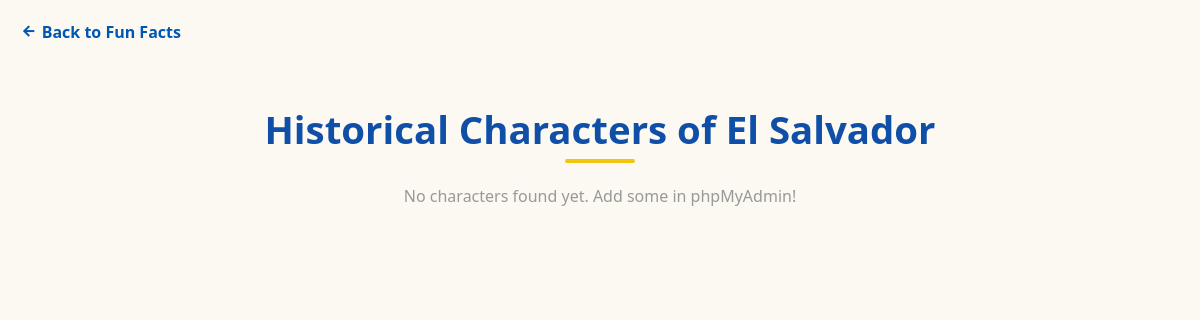
The page /characters.php on the database as committed earlier.
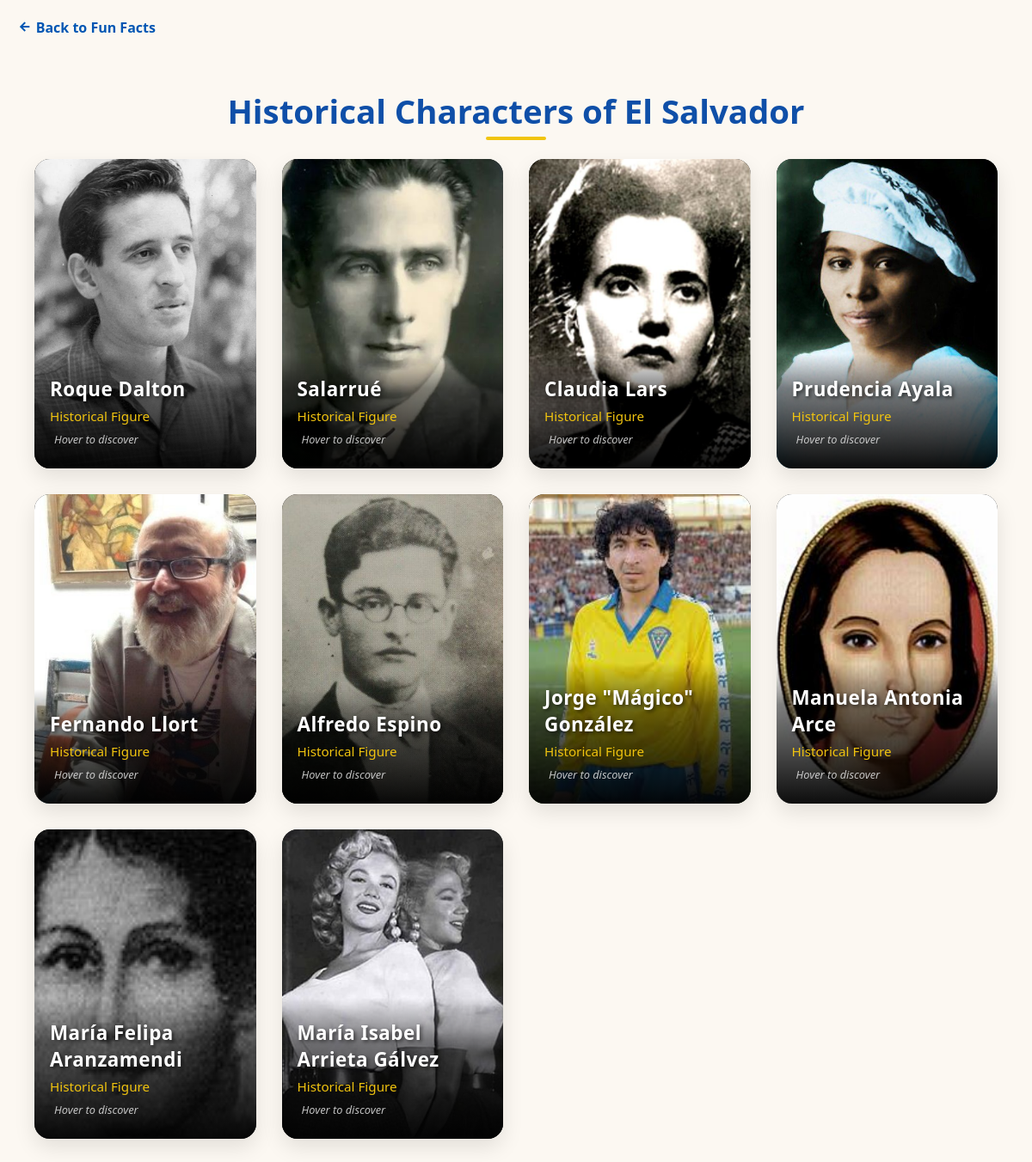
The same page on the database as committed later.
### tables this page shows
CREATE TABLE `historical_characters` (
  `id_character` int(11) NOT NULL,
  `nombre` varchar(150) NOT NULL,
  `descripcion` text NOT NULL,
  `imagen` varchar(255) NOT NULL
);

### characters.php (the view, shortened to what this page needs)
<?php
$servidor   = "localhost";
$usuario    = "root";
$password   = "";
$base_datos = "guanatalk_db";
$conexion = new mysqli($servidor, $usuario, $password, $base_datos);
$sql = "SELECT id_character, nombre, descripcion, imagen FROM historical_characters";
$resultado = $conexion->query($sql);
?>
<!DOCTYPE html>
<html lang="en">
<head>
    <link rel="stylesheet" href="styles/characters-style.css?v=abc">
    <link href="https://cdn.jsdelivr.net/npm/remixicon/fonts/remixicon.css" rel="stylesheet">
</head>
<body>
    <div class="back-navigation" style="margin: 20px auto; max-width: 1200px; padding: 0 20px;">
        <a href="funfacts.php" class="btn-back" style="text-decoration: none; color: #0056b3; font-weight: bold; display: inline-flex; align-items: center; gap: 5px;">
            <i class="ri-arrow-left-line"></i> Back to Fun Facts
        </a>
    </div>
    <main class="content-container">
        <section class="historical-section">
            <div class="section-title-badge">
                <h2>Historical Characters of El Salvador</h2>
            </div>
            <div class="characters-container">
                <?php
                if ($resultado && $resultado->num_rows > 0) {
                    while ($personaje = $resultado->fetch_assoc()) {
                ?>
                        <div class="character-flip-card" data-id="<?php echo $personaje['id_character']; ?>">
                            <div class="character-card-inner">
                                <div class="character-card-front">
                                    <img src="<?php echo $personaje['imagen']; ?>" class="flip-card-img" alt="<?php echo htmlspecialchars($personaje['nombre']); ?>">
                                    <div class="front-info-overlay">
                                        <h3><?php echo htmlspecialchars($personaje['nombre']); ?></h3>
                                        <p class="character-role">Historical Figure</p>
                                        <span class="hover-hint"><i class="ri-hand-pointer-line"></i> Hover to discover</span>
                                    </div>
                                </div>
                                <div class="character-card-back">
                                    <div class="character-bio-content">
                                        <h3>Did you know?</h3>
                                        <p class="character-bio">
                                        </p>
                                    </div>
                                    <div class="character-fav-star-container">
                                    </div>
                                </div>
                            </div>
                        </div>
                <?php
                    }
                } else {
                    echo "<p style='text-align: center; color: #999; grid-column: 1/-1;'>No characters found yet. Add some in phpMyAdmin!</p>";
                }
                ?>
            </div> </section>
    </main>
</body>
</html>

### styles/characters-style.css (style rules this page uses)
* { margin: 0; padding: 0; box-sizing: border-box; font-family: 'Segoe UI', Tahoma, Geneva, Verdana, sans-serif; }
body { background-color: #fcf8f2; color: #333; }
html { scroll-behavior: smooth; }
.historical-section { padding: 40px 20px; text-align: center; }
.section-title-badge h2 { font-size: 2.4rem; color: #0f4fa8; margin-bottom: 10px; font-weight: 700; position: relative; display: inline-block; }
.section-title-badge h2::after { content: ''; position: absolute; bottom: -8px; left: 50%; transform: translateX(-50%); width: 70px; height: 4px; background-color: #f1c40f; border-radius: 2px; }
.characters-container { display: grid; grid-template-columns: repeat(auto-fit, minmax(250px, 1fr)); gap: 35px; padding: 40px 20px; max-width: 1200px; margin: 0 auto; width: 100%; box-sizing: border-box; }
.character-flip-card { position: relative; width: 100%; height: 360px; perspective: 1200px; }
.character-card-inner { position: relative; width: 100%; height: 100%; transition: transform 0.7s cubic-bezier(0.4, 0, 0.2, 1); transform-style: preserve-3d; }
.character-card-front, .character-card-back { position: absolute; top: 0; left: 0; width: 100%; height: 100%; -webkit-backface-visibility: hidden; backface-visibility: hidden; border-radius: 18px; box-shadow: 0 10px 25px rgba(0, 0, 0, 0.1); overflow: hidden; box-sizing: border-box; }
.character-card-front { background-color: #1a1a1a; }
.flip-card-img { width: 100%; height: 100%; object-fit: cover; display: block; transition: transform 0.5s ease; }
.front-info-overlay { position: absolute; bottom: 0; left: 0; width: 100%; background: linear-gradient(to top, rgba(0, 0, 0, 0.95) 0%, rgba(0, 0, 0, 0.5) 70%, transparent 100%); color: white; padding: 25px 18px; box-sizing: border-box; text-align: left; }
.front-info-overlay h3 { margin: 0 0 6px 0; font-size: 1.4rem; font-weight: 600; letter-spacing: 0.5px; text-shadow: 2px 2px 4px rgba(0,0,0,0.6); }
.character-role { margin: 0 0 8px 0; font-size: 0.95rem; color: #f1c40f; font-weight: 500; }
.hover-hint { font-size: 0.8rem; color: #e0e0e0; display: flex; align-items: center; gap: 5px; font-style: italic; opacity: 0.85; }
.character-card-back { background: linear-gradient(135deg, #0f4fa8 0%, #0a3571 100%); color: #ffffff; transform: rotateY(180deg); padding: 25px 20px; display: flex; flex-direction: column; justify-content: space-between; align-items: center; border: none; position: relative; box-shadow: 0 10px 30px rgba(15, 79, 168, 0.25); }
.character-bio-content { width: 100%; text-align: center; }
.character-card-back h3 { margin: 0 0 12px 0; color: #ffd700; font-size: 1.4rem; font-weight: 600; border-bottom: 1px solid rgba(255, 255, 255, 0.2); padding-bottom: 8px; }
.character-bio { font-size: 0.95rem; line-height: 1.6; color: #f0f4f8; margin: 0 auto; text-align: justify; overflow-y: auto; max-height: 190px; padding-right: 5px; }
.character-fav-star-container { position: absolute; bottom: 20px; left: 50%; transform: translateX(-50%); z-index: 15; display: flex; justify-content: center; align-items: center; }
.character-card-front .flip-card-img { width: 100%; height: 100%; object-fit: cover; border-radius: 15px; display: block; }
.characters-container { display: grid; grid-template-columns: repeat(auto-fit, minmax(250px, 1fr)); gap: 30px; padding: 20px; max-width: 1200px; margin: 0 auto; }
.character-bio { font-size: 0.95rem; line-height: 1.5; overflow-y: auto; max-height: 180px; }

Rows that differ between the two databases and show on the page:
added historical_characters: imagen (picture), nombre "Roque Dalton"
added historical_characters: imagen (picture), nombre "Salarrué"
added historical_characters: imagen (picture), nombre "Claudia Lars"
added historical_characters: imagen (picture), nombre "Prudencia Ayala"
added historical_characters: imagen (picture), nombre "Fernando Llort"
added historical_characters: imagen (picture), nombre "Alfredo Espino"
added historical_characters: imagen (picture), nombre "Jorge \"Mágico\" González"
added historical_characters: imagen (picture), nombre "Manuela Antonia Arce"
added historical_characters: imagen (picture), nombre "María Felipa Aranzamendi"
added historical_characters: imagen (picture), nombre "María Isabel Arrieta Gálvez"
Other text that changed with them:
text no longer shown: "No characters found yet. Add some in phpMyAdmin!"
